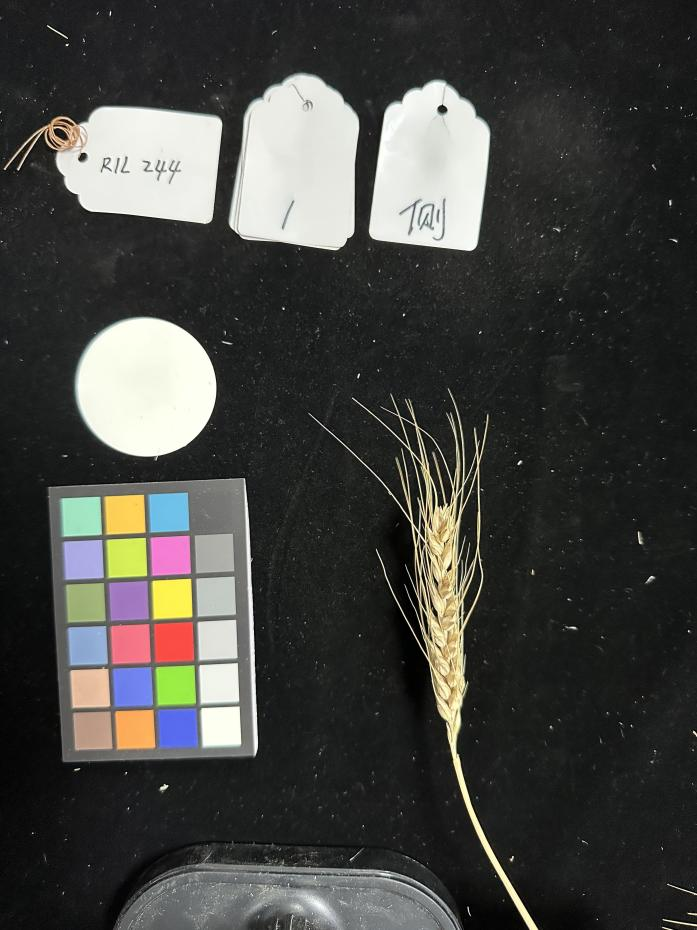
#> input picture media/image1.jpeg, 697 x 930 px
$ python -i calibration.py   (imports and definitions only)
#> lines starting #> are read from the running program, lines starting #| are printed output that depends on the picture; after the words box and inside, x2 and y2 are one past the last pixel; in counts of white or black regions, pixels touching at a corner belong together
"""
图像标定模块。

当前版本同时支持两类标定：
- 基于白色圆片的尺度标定
- 基于 ColorChecker 24 的色彩校正
"""
from __future__ import annotations

import cv2
import numpy as np


class ScaleCalibrator:
    """同时处理尺度标定与色彩校正。"""

    # Macbeth / ColorChecker Classic 常用 sRGB 参考值，按标准横向 6x4 排列。
    COLORCHECKER_SRGB = np.asarray(
        [
            [[115, 82, 68], [194, 150, 130], [98, 122, 157], [87, 108, 67], [133, 128, 177], [103, 189, 170]],
            [[214, 126, 44], [80, 91, 166], [193, 90, 99], [94, 60, 108], [157, 188, 64], [224, 163, 46]],
            [[56, 61, 150], [70, 148, 73], [175, 54, 60], [231, 199, 31], [187, 86, 149], [8, 133, 161]],
            [[243, 243, 242], [200, 200, 200], [160, 160, 160], [122, 122, 121], [85, 85, 85], [52, 52, 52]],
        ],
        dtype=np.float32,
    )

    def __init__(self, disc_diameter_cm: float = 5.0):
        self.disc_diameter_cm = float(disc_diameter_cm)

    def calibrate(self, image: np.ndarray) -> dict:
        """
        从图像中检测白色圆片和 ColorChecker 24，输出尺度与色彩标定参数。
        """
        result = {
            'calibration_ok': False,
            'disc_diameter_cm': self.disc_diameter_cm,
            'disc_center': None,
            'disc_radius_px': None,
            'disc_diameter_px': None,
            'px_per_cm': None,
            'mm_per_px': None,
            'color_card_bbox': None,
            'color_card_corners': None,
            'color_card_size': None,
            'color_calibration_ok': False,
            'color_card_orientation': None,
            'color_matrix': None,
            'color_patch_error': None,
            'color_patch_means': None,
        }

        if image is None or image.size == 0:
            return result

        circle = self._detect_white_disc(image)
        if circle is not None:
            center_x, center_y, radius_px = circle
            diameter_px = float(radius_px * 2.0)
            px_per_cm = diameter_px / self.disc_diameter_cm if self.disc_diameter_cm > 0 else None
            mm_per_px = 10.0 / px_per_cm if px_per_cm and px_per_cm > 0 else None
            result.update({
                'calibration_ok': px_per_cm is not None and px_per_cm > 0,
                'disc_center': (float(center_x), float(center_y)),
                'disc_radius_px': float(radius_px),
                'disc_diameter_px': diameter_px,
                'px_per_cm': float(px_per_cm) if px_per_cm is not None else None,
                'mm_per_px': float(mm_per_px) if mm_per_px is not None else None,
            })

        color_card = self._detect_colorchecker(image)
        if color_card is not None:
            observed_patches = color_card['patch_means_rgb']
            target_patches = color_card['reference_rgb']
            color_matrix = self._fit_color_matrix(observed_patches, target_patches)
            corrected_patches = self._apply_color_matrix_to_rgb(observed_patches, color_matrix)
            patch_error = float(np.mean(np.linalg.norm(corrected_patches - target_patches, axis=1)))
            color_ok = bool(np.isfinite(patch_error) and patch_error < 45.0)

            result.update({
                'color_card_bbox': color_card['bbox'],
                'color_card_corners': color_card['corners'],
                'color_card_size': color_card['grid_shape'],
                'color_calibration_ok': color_ok,
                'color_card_orientation': color_card['orientation'],
                'color_matrix': color_matrix.tolist(),
                'color_patch_error': patch_error,
                'color_patch_means': observed_patches.tolist(),
            })

        return result

    # [39 lines left out: functions apply_color_correction, draw_calibration_overlay, not called in this run]

    def _detect_white_disc(self, image: np.ndarray):
        blurred = cv2.GaussianBlur(image, (9, 9), 0)
        hsv = cv2.cvtColor(blurred, cv2.COLOR_BGR2HSV)

        mask = cv2.inRange(hsv, (0, 0, 150), (180, 70, 255))
        kernel = np.ones((5, 5), dtype=np.uint8)
        mask = cv2.morphologyEx(mask, cv2.MORPH_OPEN, kernel)
        mask = cv2.morphologyEx(mask, cv2.MORPH_CLOSE, kernel)

        contours, _ = cv2.findContours(mask, cv2.RETR_EXTERNAL, cv2.CHAIN_APPROX_SIMPLE)
        best_candidate = None
        best_score = -1.0

        for contour in contours:
            area = cv2.contourArea(contour)
            if area < 500:
                continue

            perimeter = cv2.arcLength(contour, True)
            if perimeter <= 1e-6:
                continue

            circularity = 4.0 * np.pi * area / (perimeter ** 2)
            if circularity < 0.65:
                continue

            (cx, cy), radius = cv2.minEnclosingCircle(contour)
            if radius < 10:
                continue

            circle_area = np.pi * (radius ** 2)
            fill_ratio = area / max(circle_area, 1e-6)
            score = circularity * fill_ratio * area
            if score > best_score:
                best_score = score
                best_candidate = (cx, cy, radius)

        return best_candidate

    def _detect_colorchecker(self, image: np.ndarray) -> dict | None:
        gray = cv2.cvtColor(image, cv2.COLOR_BGR2GRAY)
        blurred = cv2.GaussianBlur(gray, (5, 5), 0)
        edges = cv2.Canny(blurred, 40, 140)
        edges = cv2.dilate(edges, np.ones((3, 3), dtype=np.uint8), iterations=1)

        contours, _ = cv2.findContours(edges, cv2.RETR_LIST, cv2.CHAIN_APPROX_SIMPLE)
        image_area = float(image.shape[0] * image.shape[1])
        best_candidate = None
        best_score = -1.0

        for contour in contours:
            area = float(cv2.contourArea(contour))
            if area < image_area * 0.01 or area > image_area * 0.45:
                continue

            perimeter = cv2.arcLength(contour, True)
            if perimeter <= 1e-6:
                continue

            approx = cv2.approxPolyDP(contour, 0.03 * perimeter, True)
            if len(approx) != 4 or not cv2.isContourConvex(approx):
                continue

            corners = self._order_quad_points(approx.reshape(4, 2).astype(np.float32))
            bbox = self._quad_bbox(corners)
            if self._touches_image_border(bbox, image.shape):
                continue

            warped, grid_shape = self._warp_quad(image, corners)
            if warped is None:
                continue

            patch_means = self._sample_colorchecker_patches(warped, grid_shape)
            if patch_means is None:
                continue

            colorfulness = float(np.mean(np.std(patch_means.reshape(-1, 3), axis=1)))
            if colorfulness < 12.0:
                continue

            border_mean = self._estimate_border_brightness(warped)
            score = area * (1.0 + colorfulness / 50.0) * (1.0 + border_mean / 255.0)
            if score > best_score:
                best_reference, orientation = self._match_reference_layout(patch_means)
                best_candidate = {
                    'corners': corners.tolist(),
                    'bbox': bbox,
                    'grid_shape': list(grid_shape),
                    'orientation': orientation,
                    'patch_means_rgb': patch_means.reshape(-1, 3),
                    'reference_rgb': best_reference.reshape(-1, 3),
                }
                best_score = score

        return best_candidate

    def _warp_quad(self, image: np.ndarray, corners: np.ndarray) -> tuple[np.ndarray | None, tuple[int, int]]:
        width_top = np.linalg.norm(corners[1] - corners[0])
        width_bottom = np.linalg.norm(corners[2] - corners[3])
        height_left = np.linalg.norm(corners[3] - corners[0])
        height_right = np.linalg.norm(corners[2] - corners[1])
        width = int(round(max(width_top, width_bottom)))
        height = int(round(max(height_left, height_right)))

        if width < 40 or height < 40:
            return None, (0, 0)

        if width >= height:
            target_w, target_h = 600, 400
            grid_shape = (4, 6)
        else:
            target_w, target_h = 400, 600
            grid_shape = (6, 4)

        destination = np.asarray(
            [[0, 0], [target_w - 1, 0], [target_w - 1, target_h - 1], [0, target_h - 1]],
            dtype=np.float32,
        )
        matrix = cv2.getPerspectiveTransform(corners.astype(np.float32), destination)
        warped = cv2.warpPerspective(image, matrix, (target_w, target_h))
        return warped, grid_shape

    def _sample_colorchecker_patches(self, warped: np.ndarray, grid_shape: tuple[int, int]) -> np.ndarray | None:
        rows, cols = grid_shape
        if rows <= 0 or cols <= 0:
            return None

        height, width = warped.shape[:2]
        cell_h = height / rows
        cell_w = width / cols
        samples = []
        for row in range(rows):
            row_samples = []
            for col in range(cols):
                x0 = int(round((col + 0.22) * cell_w))
                x1 = int(round((col + 0.78) * cell_w))
                y0 = int(round((row + 0.22) * cell_h))
                y1 = int(round((row + 0.78) * cell_h))
                patch = warped[max(0, y0):min(height, y1), max(0, x0):min(width, x1)]
                if patch.size == 0:
                    return None
                patch_rgb = cv2.cvtColor(patch, cv2.COLOR_BGR2RGB)
                row_samples.append(patch_rgb.reshape(-1, 3).mean(axis=0))
            samples.append(row_samples)
        return np.asarray(samples, dtype=np.float32)

    def _match_reference_layout(self, sampled_rgb: np.ndarray) -> tuple[np.ndarray, str]:
        sampled_shape = sampled_rgb.shape[:2]
        candidates = []
        base = self.COLORCHECKER_SRGB

        for rotation in range(4):
            rotated = np.rot90(base, rotation)
            if rotated.shape[:2] != sampled_shape:
                continue
            orientation = {0: 'upright', 1: 'rot90', 2: 'rot180', 3: 'rot270'}[rotation]
            candidates.append((rotated, orientation))

        best_reference = candidates[0][0]
        best_orientation = candidates[0][1]
        best_error = float('inf')
        sampled_flat = sampled_rgb.reshape(-1, 3)

        for reference, orientation in candidates:
            ref_flat = reference.reshape(-1, 3)
            matrix = self._fit_color_matrix(sampled_flat, ref_flat)
            corrected = self._apply_color_matrix_to_rgb(sampled_flat, matrix)
            error = float(np.mean(np.linalg.norm(corrected - ref_flat, axis=1)))
            if error < best_error:
                best_error = error
                best_reference = reference
                best_orientation = orientation

        return best_reference, best_orientation

    def _fit_color_matrix(self, observed_rgb: np.ndarray, target_rgb: np.ndarray) -> np.ndarray:
        observed = np.asarray(observed_rgb, dtype=np.float32).reshape(-1, 3)
        target = np.asarray(target_rgb, dtype=np.float32).reshape(-1, 3)
        augmented = np.concatenate([observed, np.ones((observed.shape[0], 1), dtype=np.float32)], axis=1)
        matrix, _, _, _ = np.linalg.lstsq(augmented, target, rcond=None)
        return np.asarray(matrix, dtype=np.float32)

    def _apply_color_matrix_to_rgb(self, rgb_pixels: np.ndarray, matrix: np.ndarray) -> np.ndarray:
        rgb = np.asarray(rgb_pixels, dtype=np.float32).reshape(-1, 3)
        augmented = np.concatenate([rgb, np.ones((rgb.shape[0], 1), dtype=np.float32)], axis=1)
        corrected = augmented @ np.asarray(matrix, dtype=np.float32)
        return np.clip(corrected, 0.0, 255.0).astype(np.float32)

    # [5 lines left out: function _apply_color_matrix_to_bgr, not called in this run]

    def _estimate_border_brightness(self, image: np.ndarray) -> float:
        h, w = image.shape[:2]
        strip = max(4, min(h, w) // 24)
        border_pixels = np.concatenate([
            image[:strip, :, :].reshape(-1, 3),
            image[-strip:, :, :].reshape(-1, 3),
            image[:, :strip, :].reshape(-1, 3),
            image[:, -strip:, :].reshape(-1, 3),
        ], axis=0)
        return float(np.mean(border_pixels))

    def _order_quad_points(self, points: np.ndarray) -> np.ndarray:
        pts = np.asarray(points, dtype=np.float32)
        sums = pts.sum(axis=1)
        diffs = np.diff(pts, axis=1).reshape(-1)
        ordered = np.zeros((4, 2), dtype=np.float32)
        ordered[0] = pts[np.argmin(sums)]
        ordered[2] = pts[np.argmax(sums)]
        ordered[1] = pts[np.argmin(diffs)]
        ordered[3] = pts[np.argmax(diffs)]
        return ordered

    def _quad_bbox(self, corners: np.ndarray) -> list[float]:
        x_min = float(np.min(corners[:, 0]))
        y_min = float(np.min(corners[:, 1]))
        x_max = float(np.max(corners[:, 0]))
        y_max = float(np.max(corners[:, 1]))
        return [x_min, y_min, x_max, y_max]

    def _touches_image_border(self, bbox: list[float], image_shape: tuple[int, ...], margin: int = 8) -> bool:
        height, width = image_shape[:2]
        x0, y0, x1, y1 = bbox
        return x0 <= margin or y0 <= margin or x1 >= width - margin or y1 >= height - margin

>>> import cv2
>>> picture = cv2.imread('../media/image1.jpeg')
#> picture is the input picture: shape (930, 697, 3); mean B, G, R 64.7, 68.2, 67.9
>>> result = ScaleCalibrator().calibrate(picture)
#> in _detect_white_disc, `mask = cv2.inRange(hsv, (0, 0, 150), (180, 70, 255))`:
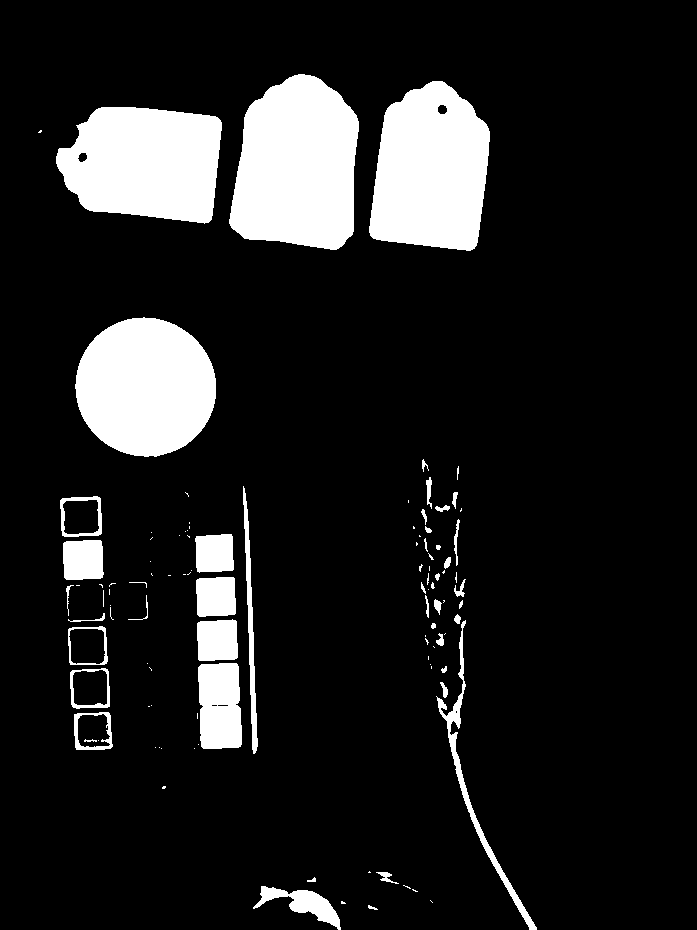
#> mask: shape (930, 697); 12.7% white; 107 white regions (61 under 20 px), largest, box (x1, y1, x2, y2) and area: (229, 74, 359, 250) 18024, (369, 81, 490, 251) 16104, (75, 317, 216, 457) 15372
#> in _detect_white_disc, `mask = cv2.morphologyEx(mask, cv2.MORPH_OPEN, kernel)`:
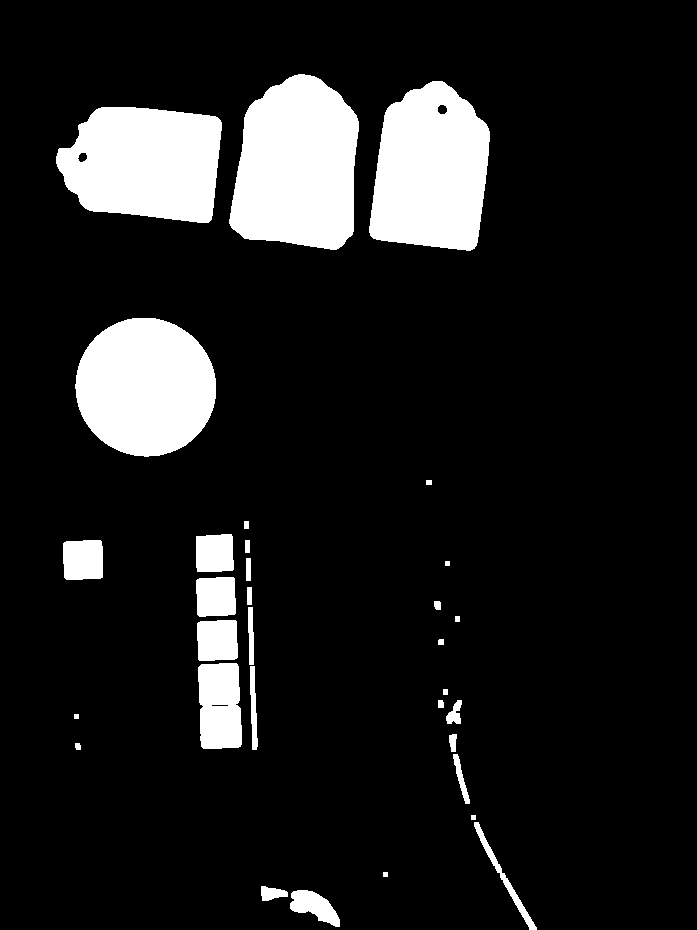
#> mask: shape (930, 697); 12.1% white; 32 white regions, largest, box (x1, y1, x2, y2) and area: (229, 74, 359, 250) 18024, (369, 81, 490, 251) 16104, (75, 318, 216, 457) 15367
#> in _detect_white_disc, `contours, _ = cv2.findContours(mask, cv2.RETR_EXTERNAL, cv2.CHAIN_APPR..`: contours = 25 contours, 3 with area under 20; largest, box (x1, y1, x2, y2) and area: (229, 74, 359, 250) 17784, (369, 81, 490, 251) 15938, (56, 107, 222, 223) 15182, (75, 318, 216, 457) 15169, (196, 577, 242, 749) 6568
#> the loop in _detect_white_disc, `for contour in contours:` made 25 passes
#> (area, perimeter, circularity, cx, cy, radius, circle_area, fill_ratio) on passes 18, 22: (1454, 150.1, 0.811, 82.96, 559.5, 25.88, 2104.1, 0.691), (15169, 461.1, 0.897, 145.4, 386.4, 70.66, 15687.3, 0.967)
#> after the loop in _detect_white_disc, `for contour in contours:`: best_score = 13150.4
#> in calibrate, `circle = self._detect_white_disc(image)`: circle = (145.4, 386.4, 70.66)
#> in calibrate, `center_x, center_y, radius_px = circle`: center_x = 145.4; center_y = 386.4; radius_px = 70.66
#> in calibrate, `diameter_px = float(radius_px * 2.0)`: diameter_px = 141.3
#> in calibrate, `px_per_cm = diameter_px / self.disc_diameter_cm if self.disc_diameter_..`: px_per_cm = 28.27
#> in calibrate, `mm_per_px = 10.0 / px_per_cm if px_per_cm and px_per_cm > 0 else None`: mm_per_px = 0.354
#> in _detect_colorchecker, `gray = cv2.cvtColor(image, cv2.COLOR_BGR2GRAY)`:
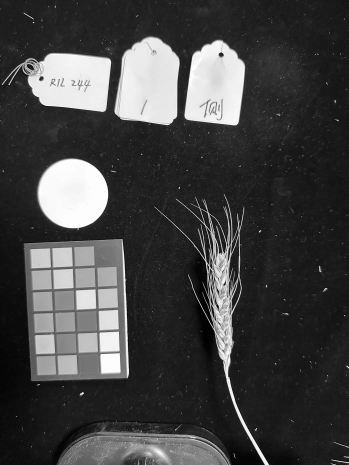
#> gray: shape (930, 697) (shown at 1/2 size); min 0, max 255, mean 67.6
#> in _detect_colorchecker, `edges = cv2.dilate(edges, np.ones((3, 3), dtype=np.uint8), iterations=1)`:
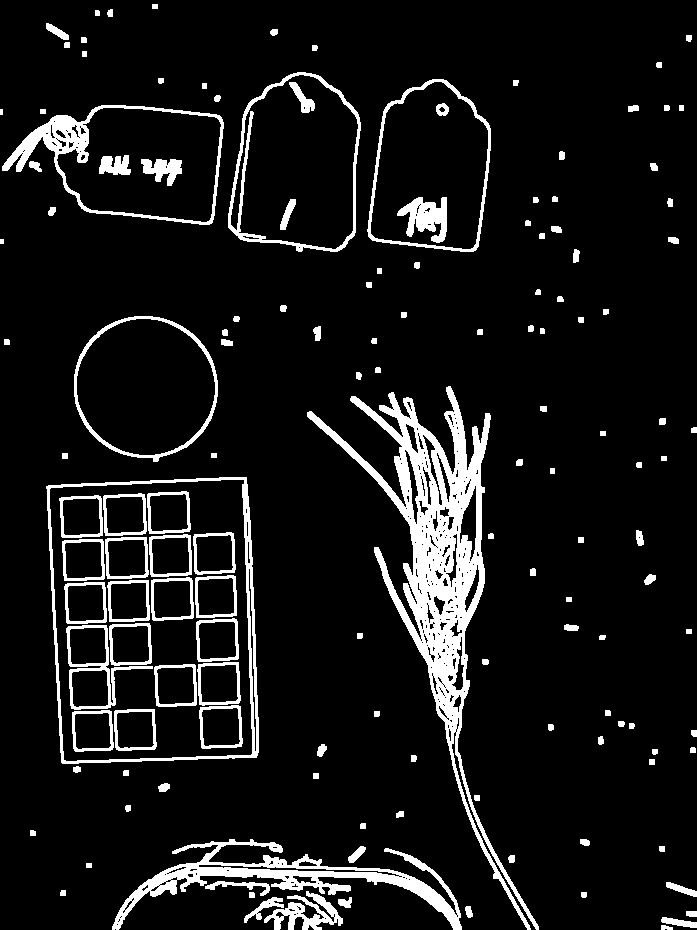
#> edges: shape (930, 697); 9.1% white; 144 white regions (1 under 20 px)
#> in _detect_colorchecker, `contours, _ = cv2.findContours(edges, cv2.RETR_LIST, cv2.CHAIN_APPROX_..`: contours = 467 contours, 240 with area under 20; largest, box (x1, y1, x2, y2) and area: (46, 477, 259, 764) 55912, (49, 479, 253, 762) 52831, (307, 386, 539, 930) 21848, (228, 72, 361, 252) 18922, (2, 105, 224, 225) 17688
#> the loop in _detect_colorchecker, `for contour in contours:` made 467 passes
#> (area, perimeter, colorfulness, border_mean, score, orientation, best_score) on passes 312, 316: (52831, 947.1, 37.89, 108.9, 132539.8, 'rot90', 132539.8), (55911.5, 971.3, 36.29, 115.4, 140169.1, 'rot90', 140169.1)
#> after the loop in _detect_colorchecker, `for contour in contours:`:
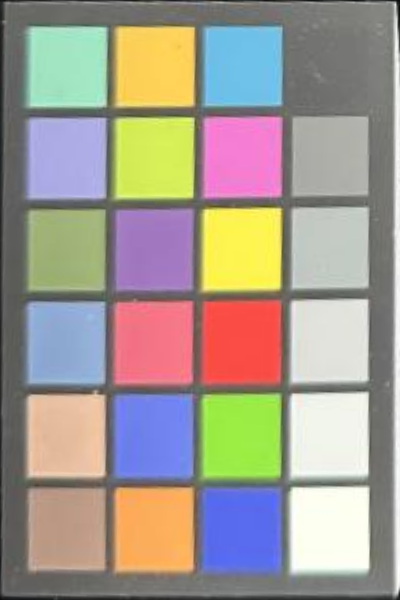
#> warped: shape (600, 400, 3); mean B, G, R 144, 154.3, 162.7
#> after the loop in _detect_colorchecker, `for contour in contours:`: best_candidate = 6 items; best_score = 140169.1
#> in calibrate, `color_card = self._detect_colorchecker(image)`: color_card = 6 items
#> in calibrate, `observed_patches = color_card['patch_means_rgb']`: observed_patches = 24 rows, first 8: [150.3, 205.9, 177.9], [239.7, 200.3, 88.04], [110.4, 186.3, 222.1], [120.5, 120.8, 118], [164.8, 164.5, 216.3], [213.5, 237.9, 86.59], [245.2, 126.2, 210.6], [164.9, 165.9, 160.2]
#> in calibrate, `target_patches = color_card['reference_rgb']`: target_patches = 24 rows, first 8: [103, 189, 170], [224, 163, 46], [8, 133, 161], [52, 52, 52], [133, 128, 177], [157, 188, 64], [187, 86, 149], [85, 85, 85]
#> in _fit_color_matrix (call 5), `observed = np.asarray(observed_rgb, dtype=np.float32).reshape(-1, 3)`: observed has the same summary as observed_patches in calibrate
#> in _fit_color_matrix (call 5), `target = np.asarray(target_rgb, dtype=np.float32).reshape(-1, 3)`: target has the same summary as target_patches in calibrate
#> in _fit_color_matrix (call 5), `augmented = np.concatenate([observed, np.ones((observed.shape[0], 1), ..`: augmented = 24 rows, first 6: [150.3, 205.9, 177.9, 1], [239.7, 200.3, 88.04, 1], [110.4, 186.3, 222.1, 1], [120.5, 120.8, 118, 1], [164.8, 164.5, 216.3, 1], [213.5, 237.9, 86.59, 1]
#> in calibrate, `color_matrix = self._fit_color_matrix(observed_patches, target_patches)`: color_matrix = [[1.29, 0.304, 0.18], [0.15, 1.01, 0.257], [0.216, 0.231, 0.998], [-159.7, -137.6, -118.5]]
#> in _apply_color_matrix_to_rgb (call 5), `rgb = np.asarray(rgb_pixels, dtype=np.float32).reshape(-1, 3)`: rgb has the same summary as observed_patches in calibrate
#> in _apply_color_matrix_to_rgb (call 5), `corrected = augmented @ np.asarray(matrix, dtype=np.float32)`: corrected = 24 rows, first 8: [103, 156.5, 138.9], [197.9, 157.2, 63.91], [58.28, 134.8, 170.8], [38.94, 47.86, 51.89], [123.7, 128, 169.1], [169.5, 186.8, 67.44], [220.3, 112.6, 168.1], [112, 116.5, 113.6]
#> in calibrate, `corrected_patches = self._apply_color_matrix_to_rgb(observed_patches, ..`: corrected_patches has the same summary as corrected in _apply_color_matrix_to_rgb
#> in calibrate, `patch_error = float(np.mean(np.linalg.norm(corrected_patches - target_..`: patch_error = 30.63
#> in calibrate, `color_ok = bool(np.isfinite(patch_error) and patch_error < 45.0)`: color_ok = True
#> result = 15 items
